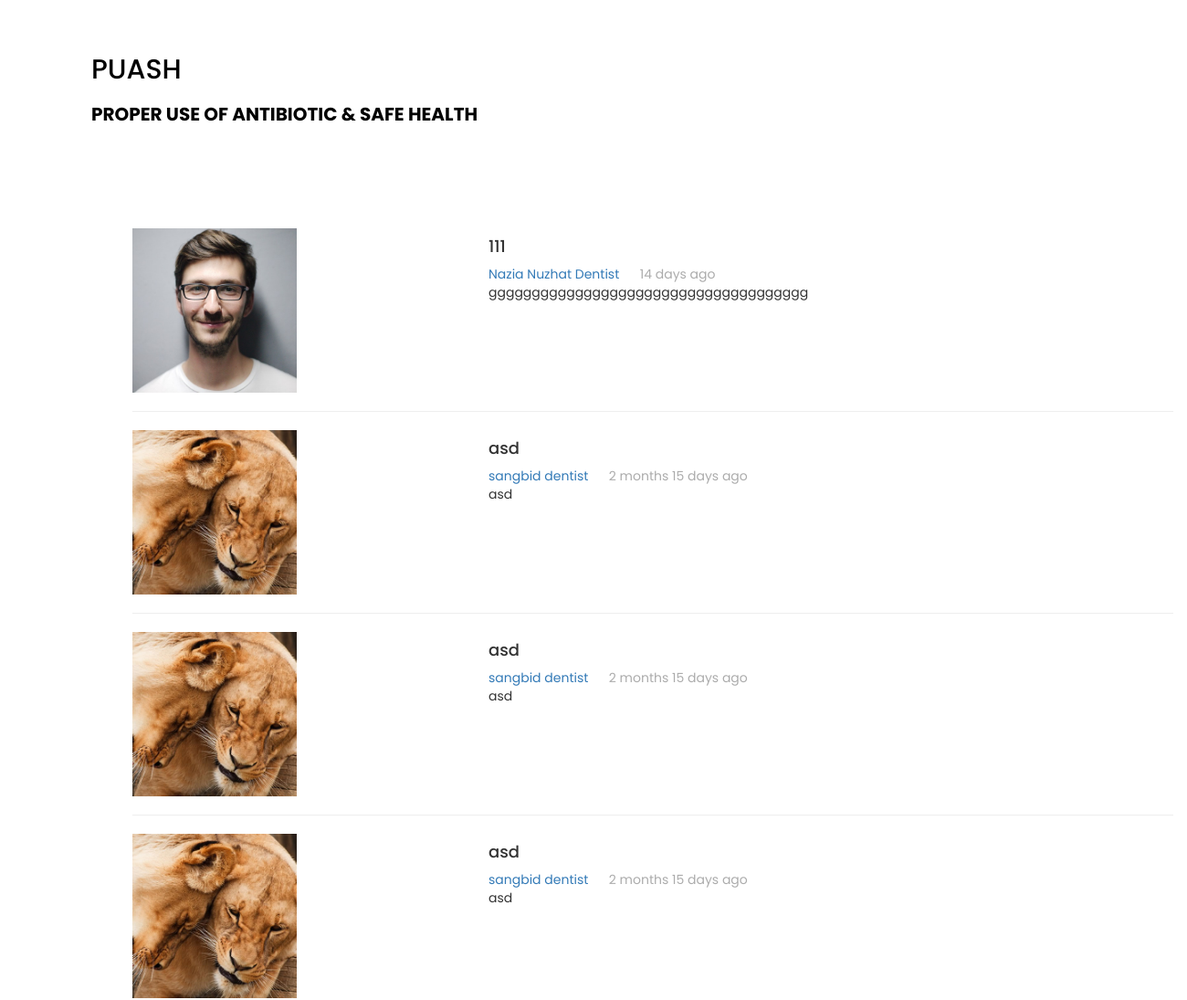
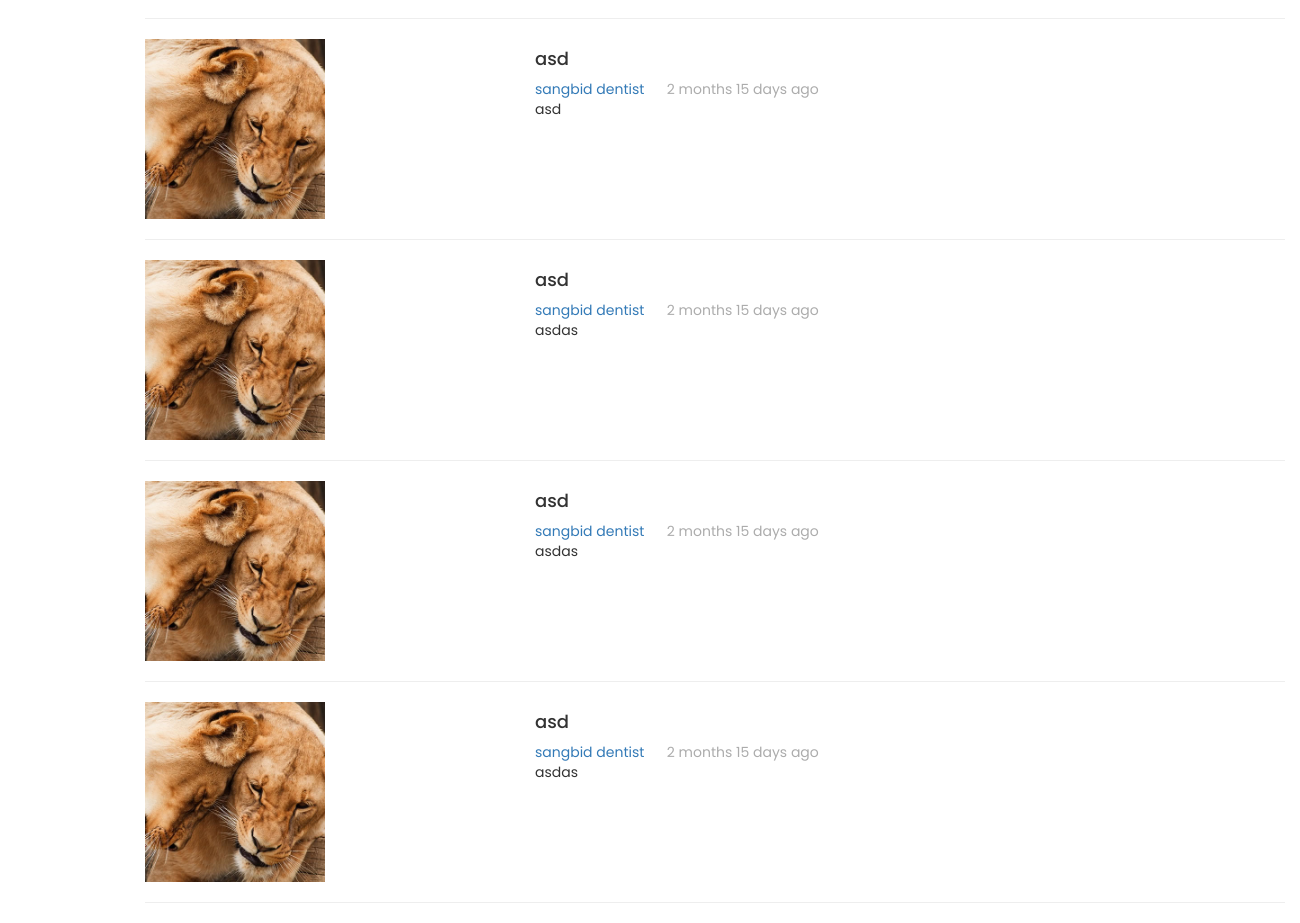
Screenshot of /blog.php with the database file from the repository (2 pictures, top to bottom).
### tables this page shows
CREATE TABLE `posts` (
  `id` int(11) NOT NULL,
  `author` varchar(30) NOT NULL,
  `title` varchar(100) NOT NULL,
  `description` text NOT NULL,
  `upload_date` datetime NOT NULL,
  `image` varchar(255) NOT NULL,
  `deleted` varchar(3) NOT NULL
);

CREATE TABLE `doctors` (
  `id` int(11) NOT NULL,
  `specilization` varchar(255) NOT NULL,
  `licence_number` varchar(50) NOT NULL,
  `doctorname` varchar(255) NOT NULL,
  `gender` varchar(10) NOT NULL,
  `hospital_name` varchar(300) NOT NULL,
  `address` longtext NOT NULL,
  `docFees` varchar(255) NOT NULL,
  `contactno` varchar(11) NOT NULL,
  `docEmail` varchar(255) NOT NULL,
  `password` varchar(255) NOT NULL,
  `token` varchar(150) NOT NULL,
  `status` varchar(10) NOT NULL DEFAULT 'inactive',
  `creationDate` timestamp NOT NULL DEFAULT current_timestamp(),
  `updationDate` varchar(255) NOT NULL,
  `sat` varchar(15) NOT NULL,
  `sun` varchar(15) NOT NULL,
  `mon` varchar(15) NOT NULL,
  `tue` varchar(15) NOT NULL,
  `wed` varchar(15) NOT NULL,
  `thu` varchar(15) NOT NULL,
  `fri` varchar(15) NOT NULL
);

### blog.php (the view, shortened to what this page needs)
<!DOCTYPE html>
<html lang="en">
	<head>
		<link rel="stylesheet" href="vendor/bootstrap/css/bootstrap.min.css">
	  <link rel="stylesheet" href="homecss/style.css">
		</head>
	<body>
<section class="total-bdy">
      <header>
          <a href="index.html" class="logo" style="color: black;"><h2 style="color: black;">PUASH</h2><span style="font-size:20px">Proper Use of Antibiotic & Safe Health</span></a>
      </header>
	  <div class="container" style='top: 250px; position: relative; margin: 0;'>
      <?php
					include('include/config.php');
					include('PUASH/doctor/Post.php');
					$data_query = mysqli_query($con, "SELECT * FROM posts WHERE deleted='no' ORDER BY id DESC");
					if(mysqli_num_rows($data_query) > 0) {
						while($row = mysqli_fetch_array($data_query)) {
					$title=$row['title'];
					$body = $row['description'];
					$added_by = $row['author'];
					$date_time = $row['upload_date'];
					$imagePath = $row['image'];
						$user_details_query = mysqli_query($con, "SELECT doctorname, docEmail, specilization FROM doctors WHERE doctorname='$added_by'");
						$user_row = mysqli_fetch_array($user_details_query);
						$first_name = $user_row['doctorname'];
						$last_name = $user_row['specilization'];
						?>
						<?php
						$date_time_now = date("Y-m-d H:i:s");
						$start_date = new DateTime($date_time);
						$end_date = new DateTime($date_time_now);
						$interval = $start_date->diff($end_date);
						if($interval->y >= 1) {
							if($interval->y == 1)
								$time_message = $interval->y . " year ago";
							else
								$time_message = $interval->y . " years ago";
						}
						else if ($interval->m >= 1) {
							if($interval->d == 0) {
								$days = " ago";
							}
							else if($interval->d == 1) {
								$days = $interval->d . " day ago";
							}
							else {
								$days = $interval->d . " days ago";
							}
							if($interval->m == 1) {
								$time_message = $interval->m . " month ". $days;
							}
							else {
								$time_message = $interval->m . " months ". $days;
							}
						}
						else if($interval->d >= 1) {
							if($interval->d == 1) {
								$time_message = "Yesterday";
							}
							else {
								$time_message = $interval->d . " days ago";
							}
						}
						if($imagePath != "") {
							$imageDiv = "<div class='postedImage'>
											<img style= 'width:50%'src='PUASH/doctor/$imagePath'>
										</div>";
						}
						else {
							$imageDiv = "";
						}
						?>
							<div class='row' onClick='javascript:toggle$id()'>
								<div class="col-md-4">
								<div class='post_profile_pic'>
										<?php echo $imageDiv; ?>
									</div>
								</div>
								<div class="col-md-8">
									<h4><?php echo $title; ?></h4>
								<div class='posted_by' style='color:#ACACAC;'>
										<a href='#'><?php echo $first_name; echo ' ';echo $last_name ;?> </a>  &nbsp;&nbsp;&nbsp;&nbsp; <?php echo $time_message;?>
									</div>
									<div id='post_body' style="text-align:justify">
										<?php echo $body; ?>
									</div>
								</div>
								</div>
								<hr>
					<?php
						}
					}
					?>
				</div>
    </section>
  </body>
</html>

### homecss/style.css (style rules this page uses)
* { margin: 0; padding: 0; box-sizing: border-box; font-family: 'Poppins', sans-serif; }
header { position: fixed; top: 0; left: 0; width: 100%; padding: 40px 100px; display: flex; justify-content: space-between; align-items: center; transition: 0.6s; z-index: 100000; }
header .logo { font-size: 2em; color: #fff; font-weight: 700; text-transform: uppercase; text-decoration: none; }
body { display: flex; justify-content: flex-end; align-items: center; min-height: 100vh; flex-direction: column; }

### blog.php (style rules this page uses)
body { width: 100%; }
.total-bdy { width: 80% !important; }

### rows the page displays
posts: image (picture), title "111", doctors.doctorname "Nazia Nuzhat", doctors.specilization "Dentist", upload_date "14 days ago", description "ggggggggggggggggggggggggggggggggggggg"
posts: image (picture), title "asd", doctors.doctorname "sangbid", doctors.specilization "dentist", upload_date "2 months 15 days ago", description "asd"
posts: image (picture), title "asd", doctors.doctorname "sangbid", doctors.specilization "dentist", upload_date "2 months 15 days ago", description "asd"
posts: image (picture), title "asd", doctors.doctorname "sangbid", doctors.specilization "dentist", upload_date "2 months 15 days ago", description "asd"
posts: image (picture), title "asd", doctors.doctorname "sangbid", doctors.specilization "dentist", upload_date "2 months 15 days ago", description "asd"
posts: image (picture), title "asd", doctors.doctorname "sangbid", doctors.specilization "dentist", upload_date "2 months 15 days ago", description "asdas"
posts: image (picture), title "asd", doctors.doctorname "sangbid", doctors.specilization "dentist", upload_date "2 months 15 days ago", description "asdas"
posts: image (picture), title "asd", doctors.doctorname "sangbid", doctors.specilization "dentist", upload_date "2 months 15 days ago", description "asdas"
